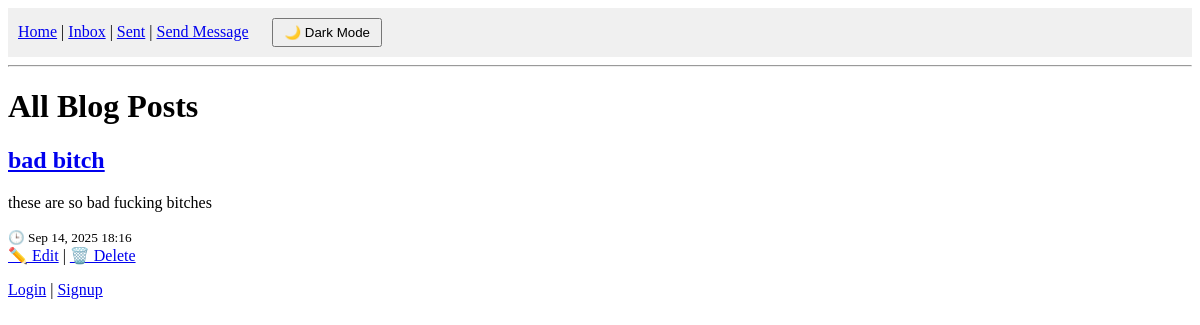
The page / on the database its author committed.
### blog/models.py (models this page shows, shortened)
class Post(models.Model):
    title = models.CharField(max_length=200)
    content = models.TextField()
    created_at = models.DateTimeField(auto_now_add=True)
    updated_at = models.DateTimeField(auto_now=True)
    author = models.ForeignKey(User, on_delete=models.CASCADE, null=True, blank=True)  # SAFE for now

### blog/views.py (the view)
# urls.py: path('', views.post_list, name='post_list'),
def post_list(request):
    posts = Post.objects.all().order_by('-created_at')
    return render(request, 'blog/post_list.html', {'posts': posts})

### blog/templates/blog/post_list.html (shortened to what this page needs)
{% extends 'blog/base.html' %}
{% block content %}
  <h1>All Blog Posts</h1>
  {% for post in posts %}
    <div class="post">
      <h2><a href="{{ post.id }}/">{{ post.title }}</a></h2>
      <p>{{ post.content|truncatewords:20 }}</p>
      <small>🕒 {{ post.created_at|date:"M d, Y H:i" }}</small><br>
      <a href="{{ post.id }}/edit/">✏️ Edit</a> |
      <a href="{{ post.id }}/delete/">🗑️ Delete</a>
    </div>
  {% empty %}
    <p>No posts yet. <a href="{% url 'post_new' %}">Create one</a>.</p>
  {% endfor %}
{% endblock %}

### blog/static/blog/style.css (style rules this page uses)
body.light-mode { background-color: #ffffff; color: #000000; }

### rows shown on the page
Post: title "bad bitch", content "these are so bad fucking bitches", created_at "Sep 14, 2025 18:16"
